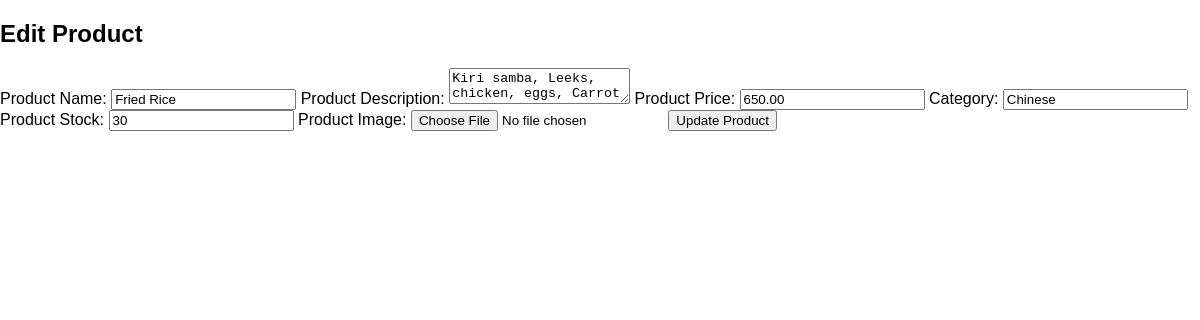
Screenshot of /Admin/edit_product.php?id=2 (signed in) with the database file from the repository.
### tables this page shows
CREATE TABLE `menu` (
  `id` int(11) NOT NULL,
  `name` varchar(255) NOT NULL,
  `description` text NOT NULL,
  `price` decimal(10,2) NOT NULL,
  `category` varchar(50) NOT NULL,
  `stock` int(11) NOT NULL DEFAULT 0,
  `image` longblob DEFAULT NULL,
  `created_at` timestamp NOT NULL DEFAULT current_timestamp()
);

### Admin/edit_product.php (the view, shortened to what this page needs)
<?php
include('db_connect.php');
$id = $_GET['id'];
$stmt = $conn->prepare("SELECT * FROM menu WHERE id = ?");
$stmt->bind_param("i", $id);
$stmt->execute();
$result = $stmt->get_result();
$product = $result->fetch_assoc();
?>
<!DOCTYPE html>
<html lang="en">
<head>
    <link rel="stylesheet" href="styles.css">
</head>
<body>
<div class="form-container">
    <h2>Edit Product</h2>
    <form action="" method="POST" enctype="multipart/form-data">
        <label for="name">Product Name:</label>
        <input type="text" id="name" name="name" value="<?php echo htmlspecialchars($product['name']); ?>" required>
        <label for="description">Product Description:</label>
        <textarea id="description" name="description" required><?php echo htmlspecialchars($product['description']); ?></textarea>
        <label for="price">Product Price:</label>
        <input type="number" step="0.01" id="price" name="price" value="<?php echo htmlspecialchars($product['price']); ?>" required>
        <label for="category">Category:</label>
        <input type="text" id="category" name="category" value="<?php echo htmlspecialchars($product['category']); ?>" required>
        <label for="stock">Product Stock:</label>
        <input type="number" id="stock" name="stock" value="<?php echo htmlspecialchars($product['stock']); ?>" required>
        <label for="image">Product Image:</label>
        <input type="file" id="image" name="image" accept="image/*">
        <button type="submit" name="update_product">Update Product</button>
    </form>
</div>
</body>
</html>

### Admin/styles.css (style rules this page uses)
body { font-family: Arial, sans-serif; margin: 0; padding: 0; }

### rows the page displays
menu: name "Fried Rice", description "Kiri samba, Leeks, chicken, eggs, Carrot", price "650.00", category "Chinese", stock "30"
